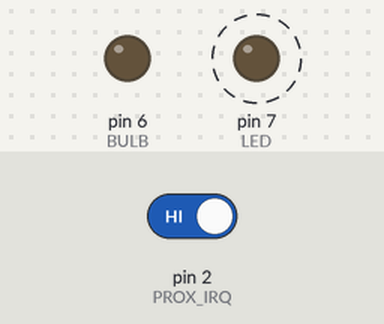
The sketch below on a simulated Arduino Uno, built with avr-gcc and run on an emulated ATmega328P. On the bench: output pins drawn as LEDs (lit = HIGH). Dashed ring = blinking. Inputs (shaded band) come from the test bench; at power-on: pin 2 (PROX_IRQ) HIGH. No radio packets arrive unless stated; pins used as bus, display or sensor lines are not drawn; what the sketch prints to the serial monitor is not drawn.

Above: at 1.06 s.
Timing chart, 0 to 4.0 s (numbered marks = the images above):
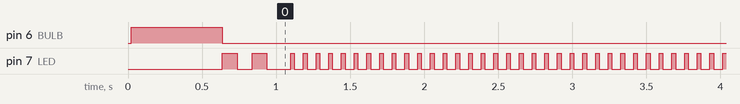

Measured:
- by itself, pin 7 (LED): goes LOW 0.10 s, HIGH 0.10 s, LOW 0.16 s, 1502 × (HIGH 0.03 s, LOW 0.06 s), HIGH 0.03 s, then LOW

The sketch:

UC_light_RF69.ino
```cpp
#include <RH_RF69.h>
#include <SPI.h>
#include <EEPROM.h>
#include "Arduhdlc.h"

#define BULB 6
#define PROX_INPUT 5
#define LED 7

#define BROADCAST 0xFF
#define PROX_DATA 0x01
#define LIGHT_LEVEL 0x02
#define ALL_LEVEL 0x03

#define MAX_HDLC_FRAME_LENGTH 32

#define PROX_CS 4
#define PROX_IRQ 2

//struct UCConfig
//{
//  uint8_t TouchThreshold;
//};
//
//UCConfig thisConfig;

uint8_t RADIO_ID = 99;           // Our radio's id.
const static uint8_t RFM69_RST = 8;
const static uint8_t PIN_RADIO_CSN = 10;
const static uint8_t PIN_RADIO_IRQ = 3;

// Change to 434.0 or other frequency, must match RX's freq!
#define RF69_FREQ 915.0

// Singleton instance of the radio driver
RH_RF69 rf69(PIN_RADIO_CSN, PIN_RADIO_IRQ);

void send_character(uint8_t data);
void hdlc_frame_handler(const uint8_t *data, uint16_t len);
Arduhdlc hdlc(&send_character, &hdlc_frame_handler, MAX_HDLC_FRAME_LENGTH);

volatile uint16_t count = 0;
long lastSent = 0;


volatile uint8_t newTouchByte = 0;
volatile bool sendTouchByte = false;


void send_character(uint8_t data) {
  Serial.print((char)data);
}

void hdlc_frame_handler(const uint8_t *data, uint16_t len) {

  Serial.print("Receive HDLC frame len ");
  Serial.print(len);
  Serial.print(" : ");
  for (int x = 0; x < len; x++) {
    if (data[x] < 0x10) Serial.print("0");
    Serial.print(data[x], HEX);
    Serial.print(" ");
  }
  Serial.println();

//  handlePacket(data);

}

void handlePacket(uint8_t *data)
{
  if (data[0] != RADIO_ID && data[0] != BROADCAST) return;

  if (data[1] == LIGHT_LEVEL) {
    //    Serial.print("Setting light level to ");
    //    Serial.println(data[3]);
    //    analogWrite(BULB, data[3]);
  } else if (data[1] == ALL_LEVEL)
  {
    Serial.print("[");
    Serial.print(RADIO_ID);
    Serial.print("] Setting light level to ");
    Serial.println(data[2 + RADIO_ID]);
    analogWrite(BULB, data[2 + RADIO_ID]);

  }
}

//void readConfiguration(UCConfig *conf)
//{
//  EEPROM.get(100, *conf);
//}
//
//void writeConfiguration(UCConfig *conf)
//{
//  EEPROM.put(100, *conf);
//}

void setup()
{
  Serial.begin(115200);
//  while (!Serial) {
//    delay(1);  // wait until serial console is open, remove if not tethered to computer
//  }

  char id[4];
  for (int i = 0; i < 4; i++)
  {
    id[i] = EEPROM.read(i);
  }
  if (String(id).substring(0, 2) == "UC") {
    RADIO_ID = String(id).substring(2).toInt();
  } else {
    Serial.println("Invalid Radio ID in EEPROM");
  }

  Serial.print("Radio ID: ");
  Serial.println(RADIO_ID);
  pinMode(RFM69_RST, OUTPUT);
  digitalWrite(RFM69_RST, LOW);

  pinMode(PROX_CS, OUTPUT);
  digitalWrite(PROX_CS, HIGH);  // ensure SS stays high for now
  SPI.begin ();
  SPI.setClockDivider(SPI_CLOCK_DIV4);

  pinMode(PROX_IRQ, INPUT);

  pinMode(BULB, OUTPUT);
  digitalWrite(BULB, LOW);

  pinMode(LED, OUTPUT);
  digitalWrite(LED, LOW);

  pinMode(PIN_RADIO_IRQ, INPUT);
  digitalWrite(PIN_RADIO_IRQ, HIGH);

  pinMode(RFM69_RST, OUTPUT);
  digitalWrite(RFM69_RST, LOW);

  Serial.println("Feather Addressed RFM69 TX Test!");
  Serial.println();

  // manual reset
  digitalWrite(RFM69_RST, HIGH);
  delay(10);
  digitalWrite(RFM69_RST, LOW);
  delay(10);

  Serial.println("Radio init...");
  if (!rf69.init()) {
    Serial.println("RFM69 radio init failed");
    while (1);
  }
  Serial.println("RFM69 radio init OK!");
  // Defaults after init are 434.0MHz, modulation GFSK_Rb250Fd250, +13dbM (for low power module)
  // No encryption
  if (!rf69.setFrequency(RF69_FREQ)) {
    Serial.println("setFrequency failed");
  }

  // If you are using a high power RF69 eg RFM69HW, you *must* set a Tx power with the
  // ishighpowermodule flag set like this:
  rf69.setTxPower(-2, true);  // range from 14-20 for power, 2nd arg must be true for 69HCW

//  // The encryption key has to be the same as the one in the server
//  uint8_t key[] = { 0x01, 0x02, 0x03, 0x04, 0x05, 0x06, 0x07, 0x08,
//                    0x01, 0x02, 0x03, 0x04, 0x05, 0x06, 0x07, 0x08
//                  };
//  rf69.setEncryptionKey(key);

  Serial.print("RFM69 radio @");  Serial.print((int)RF69_FREQ);  Serial.println(" MHz");

  //  thisConfig.TouchThreshold = 126;
  //  writeConfiguration(&thisConfig);
  //
  //  readConfiguration(&thisConfig);
  //  setThreshold(thisConfig.TouchThreshold);

//  delay(1000);


  analogWrite(BULB, 255);
  delay(100);
  for (int i=255; i >= 0; i--) {
    analogWrite(BULB, i);
    delay(2);
  }

  digitalWrite(LED, HIGH);
  delay(100);
  digitalWrite(LED, LOW);
  delay(100);
  digitalWrite(LED, HIGH);
  delay(100);
  digitalWrite(LED, LOW);
  delay(100);

  attachInterrupt(digitalPinToInterrupt(PROX_IRQ), getProxData, FALLING);
}

void getProxData()
{
  cli();
//    Serial.print("Prox interrupt: ");

  // enable Slave Select
  digitalWrite(PROX_CS, LOW);
  SPI.transfer(1);   // initiate transmission
  delayMicroseconds(10);
  uint8_t input = SPI.transfer(0);
  digitalWrite(PROX_CS, HIGH);

//    Serial.println(input);

  newTouchByte = input;
  sendTouchByte = true;

//  digitalWrite(LED, HIGH);

  sei();
}

//void setThreshold(uint8_t threshold)
//{
//  digitalWrite(PROX_CS, LOW);
//  SPI.transfer(2);
//  delayMicroseconds(10);
//  SPI.transfer(threshold);
//  digitalWrite(PROX_CS, HIGH);
//}

void loop()
{

    if (millis() - lastSent > 50) {
      lastSent = millis();

      Serial.print("Sending ");
      Serial.println(count);
      uint8_t buf[10];
      uint8_t packet[] = {RADIO_ID, PROX_DATA, count >> 8, count & 0xFF};
      uint8_t len = hdlc.makeBuffer(packet, buf, 4);
      rf69.send(buf, 8);
      rf69.waitPacketSent();

        digitalWrite(LED, HIGH);
        delay(25);
        digitalWrite(LED, LOW);
    }

    if (rf69.available()) {
      uint8_t buf[RH_RF69_MAX_MESSAGE_LEN];
      uint8_t len = sizeof(buf);
      if (rf69.recv(buf, &len)) {
        hdlc.receiveArray(buf, len);
      } else {
        Serial.println("Receive failed");
      }
    }

//  if (sendTouchByte)
//  {
//    Serial.print("Touch byte: ");
//    Serial.println(newTouchByte);
//
//    uint8_t buf[10];
//    uint8_t packet[] = {RADIO_ID, PROX_DATA, newTouchByte};
//    uint8_t len = hdlc.makeBuffer(packet, buf, sizeof(packet) / sizeof(packet[0]));
//
////    cli();
//    rf69.send(buf, len);
//    rf69.waitPacketSent();
////    sei();
//
////    Serial.println("Sent");
////    digitalWrite(LED, LOW);
//
//
//    sendTouchByte = false;
//  }

}

//void serialEvent() {
//
//  //  Serial.println("Serial");
//  uint8_t buf[100];
//  uint8_t idx = 0;
//  while (Serial.available()) {
//    //    hdlc.receive((char)Serial.read());
//    buf[idx++] = Serial.read();
//  }
//
//  Serial.print("Received: ");
//
//  for (int x = 0; x < idx; x++) {
//    if (buf[x] < 0x10) Serial.print("0");
//    Serial.print(buf[x], HEX);
//  }
//  Serial.println();
//
//}
```
